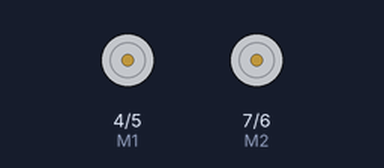
This sketch was run on a simulated Arduino Uno, built with avr-gcc and run on an emulated ATmega328P. Parts: direction and speed pins drawn as motors (green arrow = direction pin HIGH = forward, orange = LOW = backward, longer = more drive).

Above: at 0.05 s.
At 10.15 s:
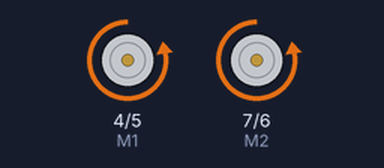
At 20.3 s:
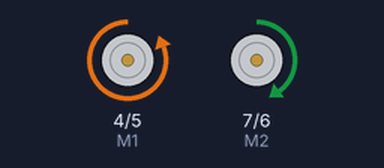
At 25.5 s:
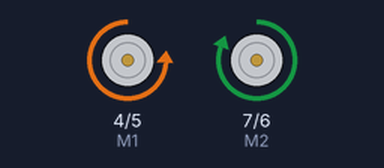
Timing chart, 0 to 40.0 s (numbered marks = the images above):
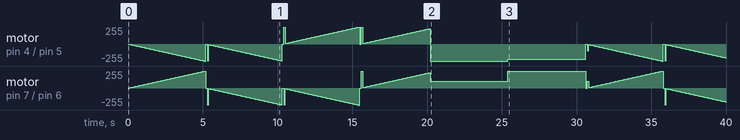

The sketch:

lab2-activity8-2.ino
```cpp
int E1 = 5; // Left wheel PWM pin (must be a PWM pin)
int M1 = 4; // Left wheel direction digital pin
int E2 = 6; // Right wheel PWM pin (must be a PWM pin)
int M2 = 7; // Right wheel direction digital pin

void setup()
{
    pinMode(M1, OUTPUT); // Configure pin M1 for output
    pinMode(M2, OUTPUT); // Configure pin M2 for output
}

void loop()
{
    int u; // A variable for the motor PWM command [0-255]

    // Play with this code to write open loop commands to the wheel motors

    //FWD motion
    for (u = 0; u <= 255; u += 5)// wheels spin slow
    {
        // Tell the motor driver board what to do
        digitalWrite(M1, LOW);  // Drive forward (left wheels)
        digitalWrite(M2, HIGH); // Drive forward (right wheels)
        analogWrite(E1, u);     // PWM speed command (left wheels)
        analogWrite(E2, u);     // PWM speed command (right wheels)

        // Brief delay (perhaps not necessary)

        delay(100);
    }

    //Clkws Dir
    for (u = 0; u <= 250; u += 5)// wheels spin slow
    {
        // Tell the motor driver board what to do
        digitalWrite(M1, LOW);  // Drive forward (left wheels)
        digitalWrite(M2, LOW); // Drive forward (right wheels)
        analogWrite(E1, u);     // PWM speed command (left wheels)
        analogWrite(E2, u);     // PWM speed command (right wheels)

        // Brief delay (perhaps not necessary)

        delay(100);
    }

    //Bckwd dir
    for (u = 0; u <= 255; u += 5)// wheels spin slow
    {
        // Tell the motor driver board what to do
        digitalWrite(M1, HIGH);  // Drive forward (left wheels)
        digitalWrite(M2, LOW); // Drive forward (right wheels)
        analogWrite(E1, u);     // PWM speed command (left wheels)
        analogWrite(E2, u);     // PWM speed command (right wheels)

        // Brief delay (perhaps not necessary)

        delay(100);
    }

    //CClkws dir
    for (u = 0; u <= 230 ;u += 5)// wheels spin slow
    {
        // Tell the motor driver board what to do
        digitalWrite(M1, HIGH);  // Drive forward (left wheels)
        digitalWrite(M2, HIGH); // Drive forward (right wheels)
        analogWrite(E1, u);     // PWM speed command (left wheels)
        analogWrite(E2, u);     // PWM speed command (right wheels)

        // Brief delay (perhaps not necessary)

        delay(100);
    }

    //Clockwise circle with forward drive

    for (u = 0; u <= 255; u += 5)// wheels spin slow
    {
        // Tell the motor driver board what to do
        digitalWrite(M1, LOW);  // Drive forward (left wheels)
        digitalWrite(M2, HIGH); // Drive forward (right wheels)
        analogWrite(E1, 255);     // PWM speed command (left wheels)
        analogWrite(E2, 100);

        // Brief delay (perhaps not necessary)

        delay(100);
    }

     //Clockwise circle with forward drive

    for (u = 0; u <= 255; u += 5)// wheels spin slow
    {
        // Tell the motor driver board what to do
        digitalWrite(M1, LOW);  // Drive forward (left wheels)
        digitalWrite(M2, HIGH); // Drive forward (right wheels)
        analogWrite(E1, 100);     // PWM speed command (left wheels)
        analogWrite(E2, 255);

        // Brief delay (perhaps not necessary)

        delay(100);
    }


}
```

Measured:
- by itself, motor on pin 7 (M2) / pin 6 (E2): stopped → forward 5/255 at 0.10 s, → forward 10/255 0.10 s later, → forward 15/255 0.10 s later, → forward 20/255 0.10 s later, … (297 changes in this stretch)
- by itself, motor on pin 4 (M1) / pin 5 (E1): stopped → backward 5/255 at 0.10 s, → backward 10/255 0.10 s later, → backward 15/255 0.10 s later, → backward 20/255 0.10 s later, … (297 changes in this stretch)
